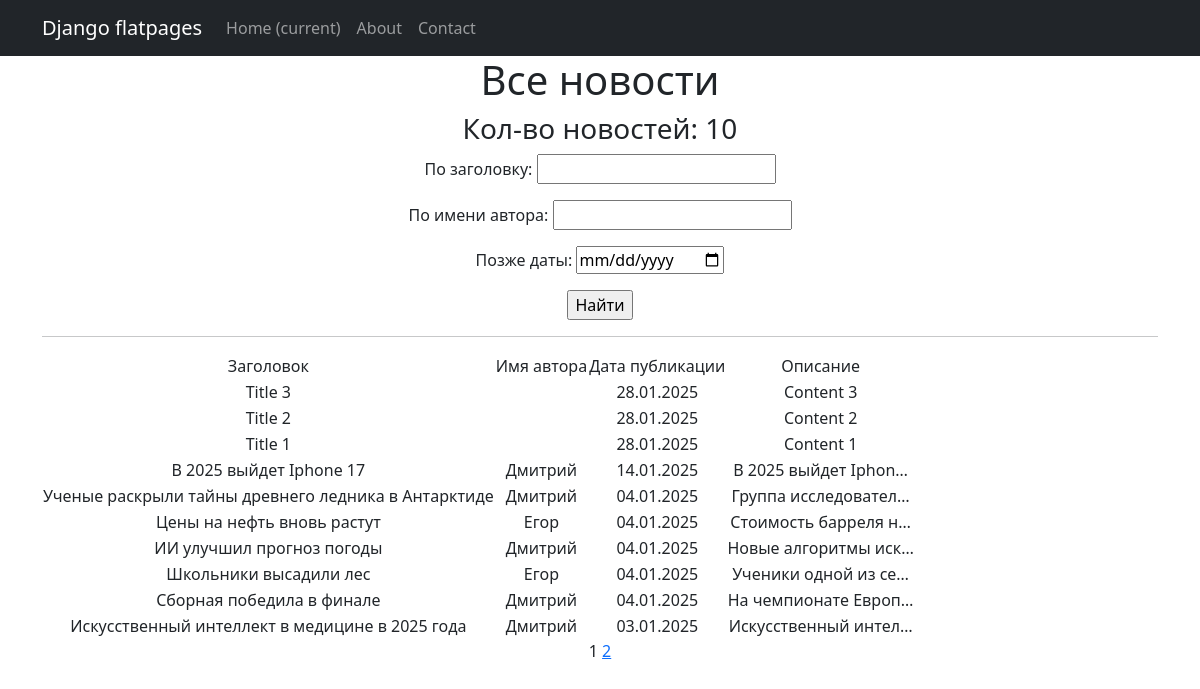
Page /news/search/ on the earlier database version.
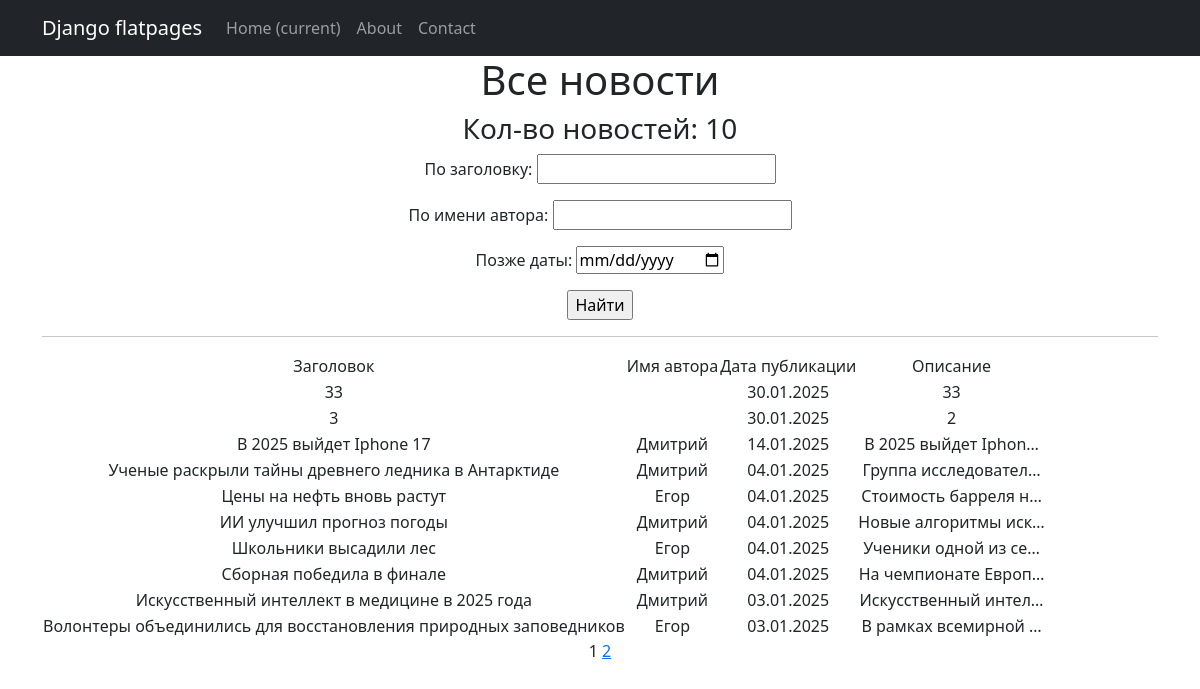
Same page on the later database version.
### models_app/models.py (models this page shows, shortened)
class Post(models.Model):
    ARTICLE = 'AR'
    NEWS = 'NW'
    POST_TYPE_CHOICES = [
        (ARTICLE, 'Article'),
        (NEWS, 'News'),
    ]
    author = models.ForeignKey(Author, on_delete=models.CASCADE, related_name='posts')
    post_type = models.CharField(max_length=2, choices=POST_TYPE_CHOICES, default=ARTICLE)
    created_at = models.DateTimeField(auto_now_add=True)
    categories = models.ManyToManyField(Category, related_name='posts')
    title = models.CharField(max_length=255)
    content = models.TextField()
    rating = models.IntegerField(default=0)

class Author(models.Model):
    user = models.OneToOneField(User, on_delete=models.CASCADE, related_name='author')
    rating = models.IntegerField(default=0)

### models_app/views.py (the view)
# urls.py: path('news/search/', NewsListSearch.as_view(), name='news_search'),
class NewsListSearch(ListView):
    model = Post
    template_name = 'news_list_search.html'
    context_object_name = 'news_list'
    paginate_by = 10
    def get_queryset(self):
        queryset = Post.objects.filter(post_type='NW').order_by('-created_at')
        self.filterset = NewsFilter(self.request.GET, queryset)
        return self.filterset.qs
    def get_context_data(self, **kwargs):
        context = super().get_context_data(**kwargs)
        context['filterset'] = self.filterset
        return context

### models_app/templatetags/custom_filters.py (called while the page is built)
@register.filter()
def censor(string):
    bad_words = ["убийство", "фальсификация", "хакеры"]
    if not isinstance(string, str):
        raise ValueError("Фильтр 'censor' можно применять только к строкам.")
    cleaned_string = ''.join(char for char in string if char.isalnum() or char.isspace()) #очистка строки от спец символов (!,$, и т.д.)
    words = cleaned_string.split()
    for word in words:
        if word.lower() in bad_words:
            censored_word = word[0] + "*" * (len(word) - 1)
            string = string.replace(word, censored_word)
    return string

@register.simple_tag(takes_context=True)
def url_replace(context, **kwargs):
   d = context['request'].GET.copy()
   for k, v in kwargs.items():
       d[k] = v
   return d.urlencode()

### templates/news_list_search.html (shortened to what this page needs)
{% extends 'flatpages/default.html' %}
{% load custom_filters %}
{% block content %}
<h1> Все новости </h1>
<h3> Кол-во новостей: {{ news_list|length }} </h3>
<form method="get">
    {{ filterset.form.as_p }}
    <input type="submit" value="Найти"/>
</form>
<hr>
{% if news_list %}
    <table>
           <tr>
               <td>Заголовок</td>
               <td>Имя автора</td>
               <td>Дата публикации</td>
               <td>Описание</td>
           </tr>
           {% for news in news_list %}
           <tr>
               <td>{{ news.title|censor }}</td>
               <td>{{ news.author.user.first_name }}</td>
               <td>{{ news.created_at|date:'d.m.Y' }}</td>
               <td>{{ news.content|censor|truncatechars:20 }}</td>
           </tr>
           {% endfor %}
       </table>
{% else %}
    <h2> Новостей нет! </h2>
{% endif %}
   {{ page_obj.number }}
   {% if page_obj.has_next %}
       <a href="?{% url_replace page=page_obj.next_page_number %}">{{ page_obj.next_page_number }}</a>
   {% endif %}
{% endblock content %}

Differences in the rows shown:
removed Post: title|censor "Title 3", created_at "28.01.2025", content|censor "Content 3"
removed Post: title|censor "Title 2", created_at "28.01.2025", content|censor "Content 2"
removed Post: title|censor "Title 1", created_at "28.01.2025", content|censor "Content 1"
added Post: title|censor "33", created_at "30.01.2025", content|censor "33"
added Post: title|censor "3", created_at "30.01.2025", content|censor "2"
now on this page (row unchanged): Post: title|censor "Волонтеры объединились для восстановления природных заповедников", author.user.first_name "Егор", created_at "03.01.2025", content|censor "В рамках всемирной …"
